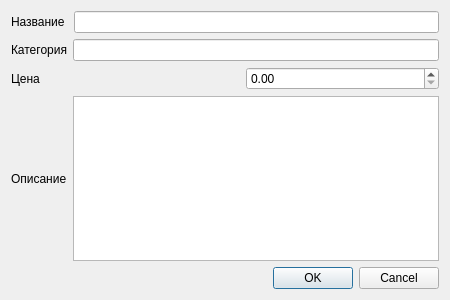
<?xml version="1.0" encoding="UTF-8"?>
<ui version="4.0">
 <class>DialogProduct</class>
 <widget class="QDialog" name="DialogProduct">
  <property name="geometry">
   <rect>
    <x>0</x>
    <y>0</y>
    <width>450</width>
    <height>300</height>
   </rect>
  </property>
  <property name="minimumSize">
   <size>
    <width>450</width>
    <height>300</height>
   </size>
  </property>
  <property name="maximumSize">
   <size>
    <width>450</width>
    <height>300</height>
   </size>
  </property>
  <property name="windowTitle">
   <string>Dialog</string>
  </property>
  <layout class="QVBoxLayout" name="verticalLayout">
   <item>
    <layout class="QHBoxLayout" name="horizontalLayout_5">
     <property name="spacing">
      <number>9</number>
     </property>
     <item>
      <widget class="QLabel" name="label_5">
       <property name="text">
        <string>Название</string>
       </property>
      </widget>
     </item>
     <item>
      <widget class="QLineEdit" name="lineEdit_6"/>
     </item>
    </layout>
   </item>
   <item>
    <layout class="QHBoxLayout" name="horizontalLayout_6">
     <property name="spacing">
      <number>5</number>
     </property>
     <item>
      <widget class="QLabel" name="label_6">
       <property name="text">
        <string>Категория</string>
       </property>
      </widget>
     </item>
     <item>
      <widget class="QLineEdit" name="lineEdit_5"/>
     </item>
    </layout>
   </item>
   <item>
    <layout class="QHBoxLayout" name="horizontalLayout_7">
     <property name="spacing">
      <number>41</number>
     </property>
     <item>
      <widget class="QLabel" name="label_7">
       <property name="text">
        <string>Цена</string>
       </property>
      </widget>
     </item>
     <item>
      <widget class="QDoubleSpinBox" name="doubleSpinBox">
       <property name="maximum">
        <double>99999999999999999209038626283633850822756121694230455365568299008.000000000000000</double>
       </property>
      </widget>
     </item>
    </layout>
   </item>
   <item>
    <layout class="QHBoxLayout" name="horizontalLayout_8">
     <item>
      <widget class="QLabel" name="label_8">
       <property name="text">
        <string>Описание</string>
       </property>
      </widget>
     </item>
     <item>
      <widget class="QTextEdit" name="textEdit_2"/>
     </item>
    </layout>
   </item>
   <item>
    <widget class="QDialogButtonBox" name="buttonBox">
     <property name="orientation">
      <enum>Qt::Horizontal</enum>
     </property>
     <property name="standardButtons">
      <set>QDialogButtonBox::Cancel|QDialogButtonBox::Ok</set>
     </property>
    </widget>
   </item>
  </layout>
 </widget>
 <resources/>
 <connections>
  <connection>
   <sender>buttonBox</sender>
   <signal>accepted()</signal>
   <receiver>DialogProduct</receiver>
   <slot>accept()</slot>
   <hints>
    <hint type="sourcelabel">
     <x>248</x>
     <y>254</y>
    </hint>
    <hint type="destinationlabel">
     <x>157</x>
     <y>274</y>
    </hint>
   </hints>
  </connection>
  <connection>
   <sender>buttonBox</sender>
   <signal>rejected()</signal>
   <receiver>DialogProduct</receiver>
   <slot>reject()</slot>
   <hints>
    <hint type="sourcelabel">
     <x>316</x>
     <y>260</y>
    </hint>
    <hint type="destinationlabel">
     <x>286</x>
     <y>274</y>
    </hint>
   </hints>
  </connection>
 </connections>
</ui>
